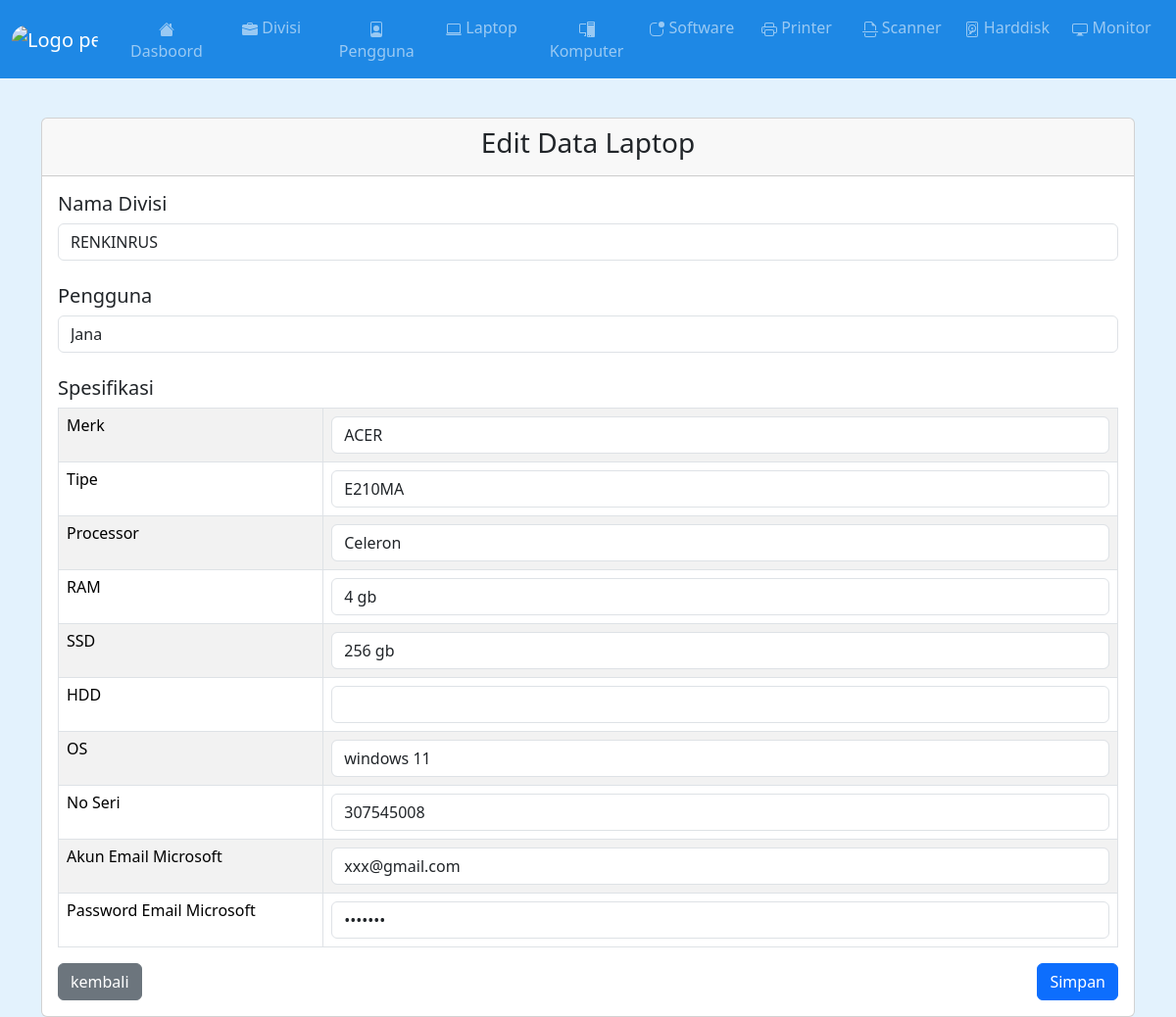
Page /laptop_edit.php?id=1 on the committed database.
### tables this page shows
CREATE TABLE `data_devisi` (
  `id` int(11) NOT NULL,
  `nama_devisi` varchar(100) NOT NULL
);

CREATE TABLE `data_pengguna` (
  `id` int(11) NOT NULL,
  `nama` varchar(100) NOT NULL
);

CREATE TABLE `data_laptop` (
  `id` int(11) NOT NULL,
  `merk` varchar(100) NOT NULL,
  `tipe` varchar(100) NOT NULL,
  `processor` varchar(100) NOT NULL,
  `ram` varchar(100) NOT NULL,
  `ssd` varchar(100) NOT NULL,
  `hdd` varchar(100) NOT NULL,
  `os` varchar(100) NOT NULL,
  `no_seri` varchar(100) NOT NULL,
  `akun_email_microsoft` varchar(100) NOT NULL,
  `password_email_microsoft` varchar(100) NOT NULL
);

### laptop_edit.php (the view, shortened to what this page needs)
<?php
include 'header.php';
include 'koneksi.php';
$id = $_GET['id'];
$pengguna_devisi = mysqli_query($koneksi, "SELECT data_devisi.nama_devisi, data_inventaris.id_data_devisi, data_pengguna.nama, data_inventaris.nama_pengguna_id FROM data_devisi JOIN data_inventaris ON data_devisi.id=data_inventaris.id_data_devisi JOIN data_pengguna ON data_pengguna.id=data_inventaris.nama_pengguna_id JOIN data_laptop ON data_laptop.id=data_inventaris.id_data_laptop WHERE data_inventaris.id_data_laptop='$id'");
$data_pengguna_devisi = mysqli_fetch_array($pengguna_devisi);
?>
<br><br><br><br><br>
<div class="container">
	<div class="card">
		<div class="card-header text-center">
			<h3>Edit Data Laptop</h3>
		</div>
		<div class="card-body">
			<form method="post" action="laptop_update.php">
				<div class="form-group">
						<label><h5>Nama Divisi</h5></label>
						<select class="form-control" name="devisi" required="required">
							<option value="<?php echo $data_pengguna_devisi['id_data_devisi']; ?>"><?php echo $data_pengguna_devisi['nama_devisi']; ?></option>
						</select>
					</div>
					<br>
					<div class="form-group">
						<label><h5>Pengguna</h5></label>
						<select class="form-control" name="pengguna" required="required">
							<option value="<?php echo $data_pengguna_devisi['nama_pengguna_id']; ?>"><?php echo $data_pengguna_devisi['nama']; ?></option>
						</select>
					</div>
					<br>
				<div class="form-group">
						<label><h5>Spesifikasi</h5></label>
				</div>
				<table class="table table-bordered table-striped">
					<?php
					$data = mysqli_query($koneksi, "SELECT * FROM data_laptop WHERE id='$id'");
					while ($d=mysqli_fetch_array($data)){
						?>
						<tr>
							<td><h6>Merk</h6></td>
							<td width="75%"><input type="text" name="merk" class="form-control" value="<?php echo $d['merk']; ?>"></td>
						</tr>
						<tr>
							<td><h6>Tipe</h6></td>
							<td width="75%"><input type="text" name="tipe" class="form-control" value="<?php echo $d['tipe']; ?>"></td>
						</tr>
						<tr>
							<td><h6>Processor</h6></td>
							<td width="75%"><input type="text" name="processor" class="form-control" value="<?php echo $d['processor']; ?>"></td>
						</tr>
						<tr>
							<td><h6>RAM</h6></td>
							<td width="75%"><input type="text" name="ram" class="form-control" value="<?php echo $d['ram']; ?>"></td>
						</tr>
						<tr>
							<td><h6>SSD</h6></td>
							<td width="75%"><input type="text" name="ssd" class="form-control" value="<?php echo $d['ssd']; ?>"></td>
						</tr>
						<tr>
							<td><h6>HDD</h6></td>
							<td width="75%"><input type="text" name="hdd" class="form-control" value="<?php echo $d['hdd']; ?>"></td>
						</tr>
						<tr>
							<td><h6>OS</h6></td>
							<td width="75%"><input type="text" name="os" class="form-control" value="<?php echo $d['os']; ?>"></td>
						</tr>
						<tr>
							<td><h6>No Seri</h6></td>
							<td width="75%"><input type="text" name="no_seri" class="form-control" value="<?php echo $d['no_seri']; ?>"></td>
						</tr>
						<tr>
							<td><h6>Akun Email Microsoft</h6></td>
							<td width="75%"><input type="email" name="akun_email_microsoft" class="form-control" value="<?php echo $d['akun_email_microsoft']; ?>"></td>
						</tr>
						<tr>
							<td><h6>Password Email Microsoft</h6></td>
							<td width="75%"><input type="password" name="password_email_microsoft" class="form-control" value="<?php echo $d['password_email_microsoft']; ?>"></td>
						</tr>
						<?php
					} ?>
				</table>
				<input type="submit" class="btn btn-primary pull-right" value="Simpan" style="float: right;">
					<a href="laptop.php" class="btn btn-secondary">kembali</a>
			</form>
		</div>
	</div>
</div>

### rows in the picture
data_devisi: devisi "RENKINRUS", pengguna "Jana"
data_laptop: merk "ACER", tipe "E210MA", processor "Celeron", ram "4 gb", ssd "256 gb", os "windows 11", no_seri "307545008", akun_email_microsoft "xxx@gmail.com"
